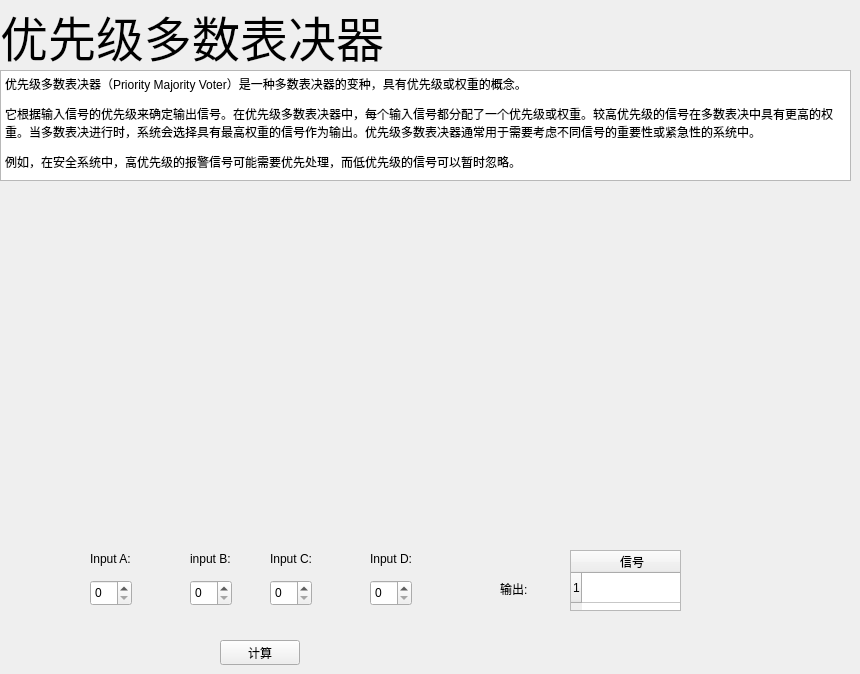
        <widget class="QWidget" name="page_4">
         <widget class="QLabel" name="label_4">
          <property name="geometry">
           <rect>
            <x>0</x>
            <y>0</y>
            <width>391</width>
            <height>71</height>
           </rect>
          </property>
          <property name="font">
           <font>
            <pointsize>36</pointsize>
           </font>
          </property>
          <property name="text">
           <string>优先级多数表决器</string>
          </property>
         </widget>
         <widget class="QTextBrowser" name="textBrowser_4">
          <property name="geometry">
           <rect>
            <x>0</x>
            <y>70</y>
            <width>851</width>
            <height>111</height>
           </rect>
          </property>
          <property name="html">
           <string>&lt;!DOCTYPE HTML PUBLIC &quot;-//W3C//DTD HTML 4.0//EN&quot; &quot;http://www.w3.org/TR/REC-html40/strict.dtd&quot;&gt;
&lt;html&gt;&lt;head&gt;&lt;meta name=&quot;qrichtext&quot; content=&quot;1&quot; /&gt;&lt;style type=&quot;text/css&quot;&gt;
p, li { white-space: pre-wrap; }
&lt;/style&gt;&lt;/head&gt;&lt;body style=&quot; font-family:'Sans Serif'; font-size:9pt; font-weight:400; font-style:normal;&quot;&gt;
&lt;p style=&quot; margin-top:12px; margin-bottom:12px; margin-left:0px; margin-right:0px; -qt-block-indent:0; text-indent:0px;&quot;&gt;优先级多数表决器（Priority Majority Voter）是一种多数表决器的变种，具有优先级或权重的概念。&lt;/p&gt;
&lt;p style=&quot; margin-top:12px; margin-bottom:12px; margin-left:0px; margin-right:0px; -qt-block-indent:0; text-indent:0px;&quot;&gt;它根据输入信号的优先级来确定输出信号。在优先级多数表决器中，每个输入信号都分配了一个优先级或权重。较高优先级的信号在多数表决中具有更高的权重。当多数表决进行时，系统会选择具有最高权重的信号作为输出。优先级多数表决器通常用于需要考虑不同信号的重要性或紧急性的系统中。&lt;/p&gt;
&lt;p style=&quot; margin-top:12px; margin-bottom:12px; margin-left:0px; margin-right:0px; -qt-block-indent:0; text-indent:0px;&quot;&gt;例如，在安全系统中，高优先级的报警信号可能需要优先处理，而低优先级的信号可以暂时忽略。&lt;/p&gt;&lt;/body&gt;&lt;/html&gt;</string>
          </property>
         </widget>
         <widget class="QLabel" name="label_33">
          <property name="geometry">
           <rect>
            <x>90</x>
            <y>550</y>
            <width>54</width>
            <height>17</height>
           </rect>
          </property>
          <property name="text">
           <string>Input A:</string>
          </property>
         </widget>
         <widget class="QLabel" name="label_34">
          <property name="geometry">
           <rect>
            <x>190</x>
            <y>550</y>
            <width>54</width>
            <height>17</height>
           </rect>
          </property>
          <property name="text">
           <string>input B:</string>
          </property>
         </widget>
         <widget class="QSpinBox" name="spinBox_9">
          <property name="geometry">
           <rect>
            <x>90</x>
            <y>580</y>
            <width>42</width>
            <height>26</height>
           </rect>
          </property>
         </widget>
         <widget class="QLabel" name="label_35">
          <property name="geometry">
           <rect>
            <x>500</x>
            <y>580</y>
            <width>54</width>
            <height>17</height>
           </rect>
          </property>
          <property name="text">
           <string>输出:</string>
          </property>
         </widget>
         <widget class="QTableWidget" name="table_full_add_5">
          <property name="geometry">
           <rect>
            <x>570</x>
            <y>550</y>
            <width>111</width>
            <height>61</height>
           </rect>
          </property>
          <property name="rowCount">
           <number>1</number>
          </property>
          <property name="columnCount">
           <number>1</number>
          </property>
          <row/>
          <column>
           <property name="text">
            <string>信号</string>
           </property>
          </column>
         </widget>
         <widget class="QPushButton" name="pushButton_5">
          <property name="geometry">
           <rect>
            <x>220</x>
            <y>640</y>
            <width>80</width>
            <height>25</height>
           </rect>
          </property>
          <property name="text">
           <string>计算</string>
          </property>
         </widget>
         <widget class="QSpinBox" name="spinBox_10">
          <property name="geometry">
           <rect>
            <x>190</x>
            <y>580</y>
            <width>42</width>
            <height>26</height>
           </rect>
          </property>
         </widget>
         <widget class="QSpinBox" name="spinBox_59">
          <property name="geometry">
           <rect>
            <x>270</x>
            <y>580</y>
            <width>42</width>
            <height>26</height>
           </rect>
          </property>
         </widget>
         <widget class="QLabel" name="label_127">
          <property name="geometry">
           <rect>
            <x>370</x>
            <y>550</y>
            <width>54</width>
            <height>17</height>
           </rect>
          </property>
          <property name="text">
           <string>Input D:</string>
          </property>
         </widget>
         <widget class="QLabel" name="label_128">
          <property name="geometry">
           <rect>
            <x>270</x>
            <y>550</y>
            <width>54</width>
            <height>17</height>
           </rect>
          </property>
          <property name="text">
           <string>Input C:</string>
          </property>
         </widget>
         <widget class="QSpinBox" name="spinBox_60">
          <property name="geometry">
           <rect>
            <x>370</x>
            <y>580</y>
            <width>42</width>
            <height>26</height>
           </rect>
          </property>
         </widget>
         <widget class="QLabel" name="label_18">
          <property name="geometry">
           <rect>
            <x>200</x>
            <y>220</y>
            <width>391</width>
            <height>291</height>
           </rect>
          </property>
          <property name="text">
           <string/>
          </property>
          <property name="pixmap">
           <pixmap resource="imgs/here.qrc">:/imgs/4 variable priority majority arbiter</pixmap>
          </property>
         </widget>
        </widget>
